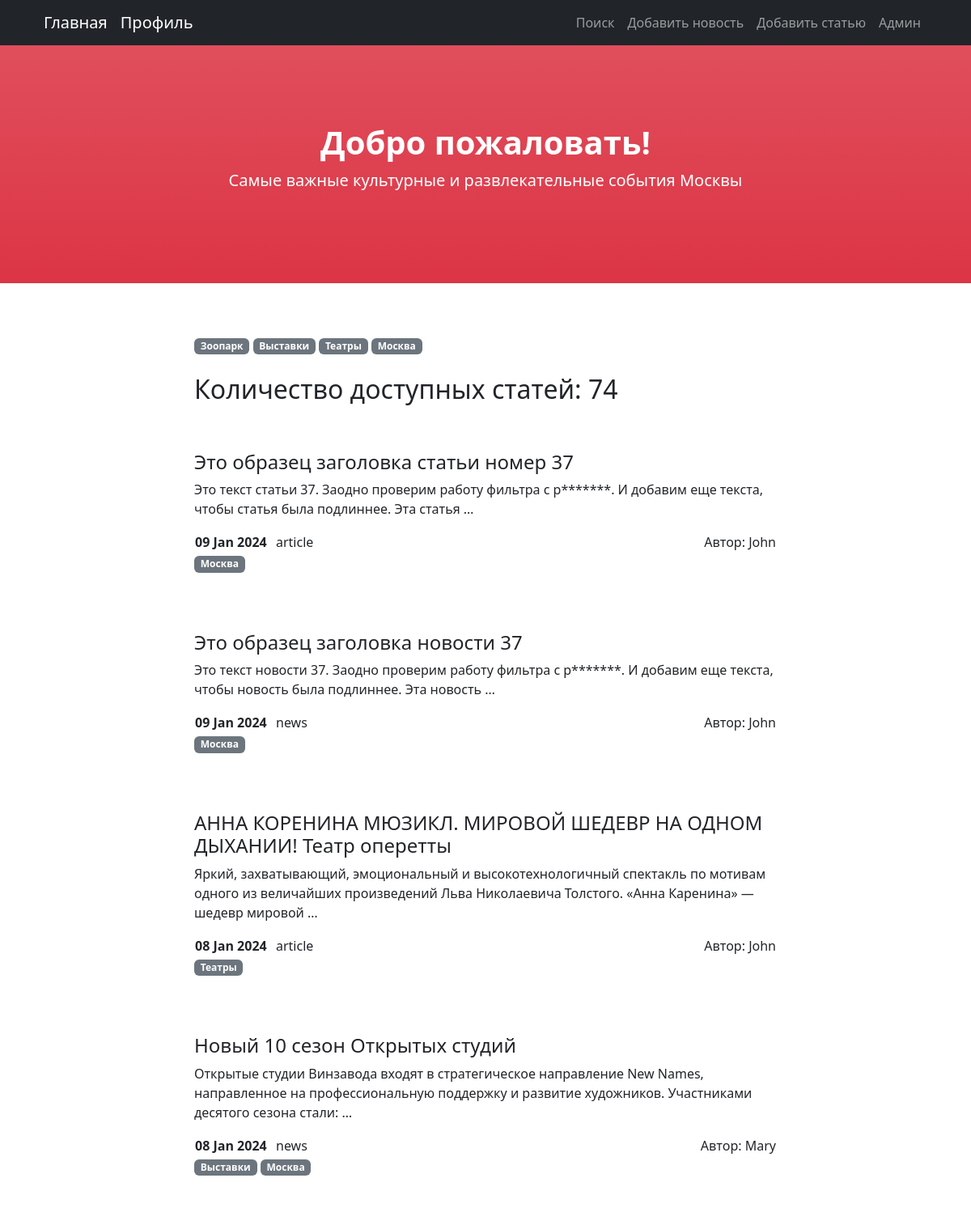
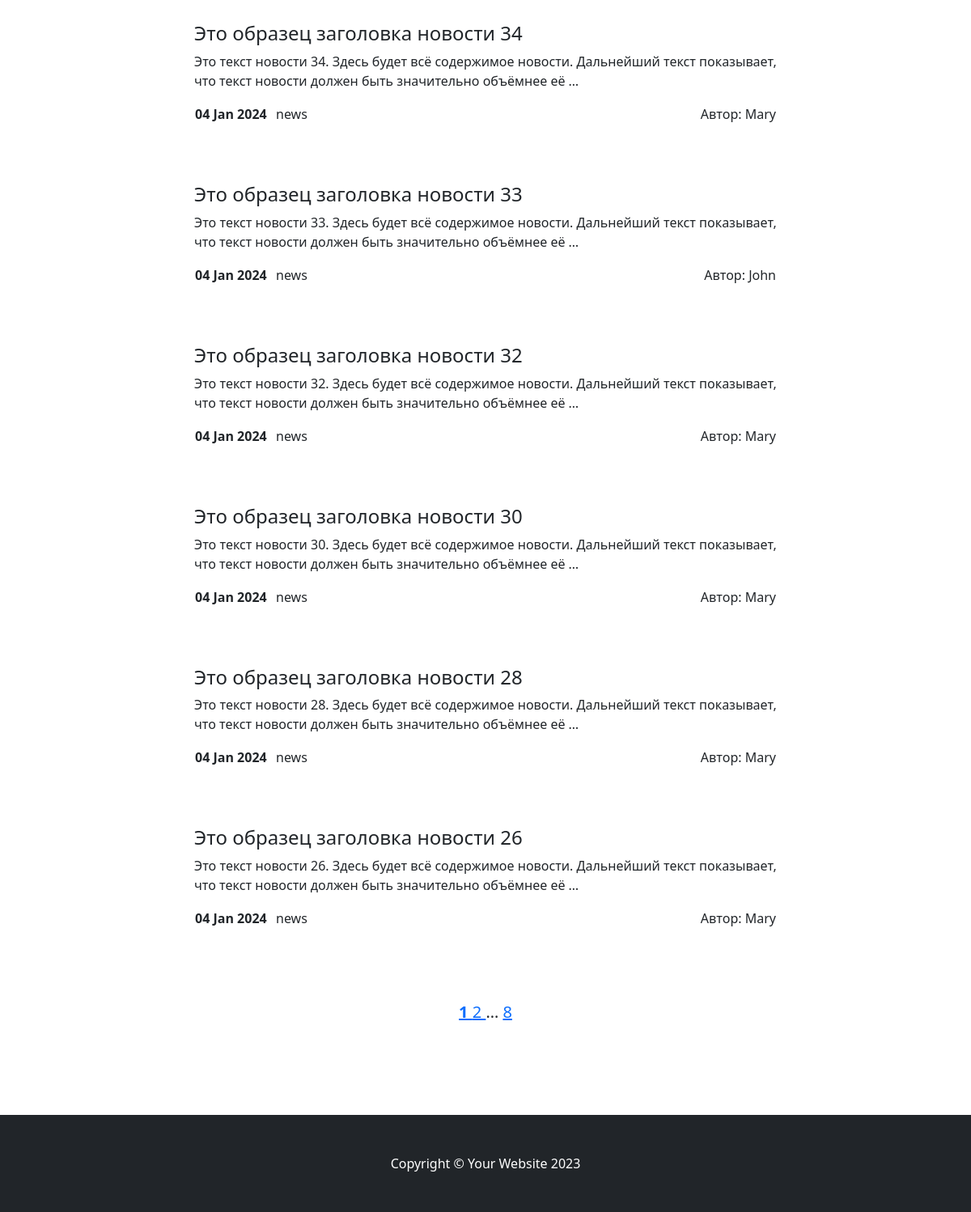
The page /news/ on the database as committed earlier (2 pictures, top to bottom).
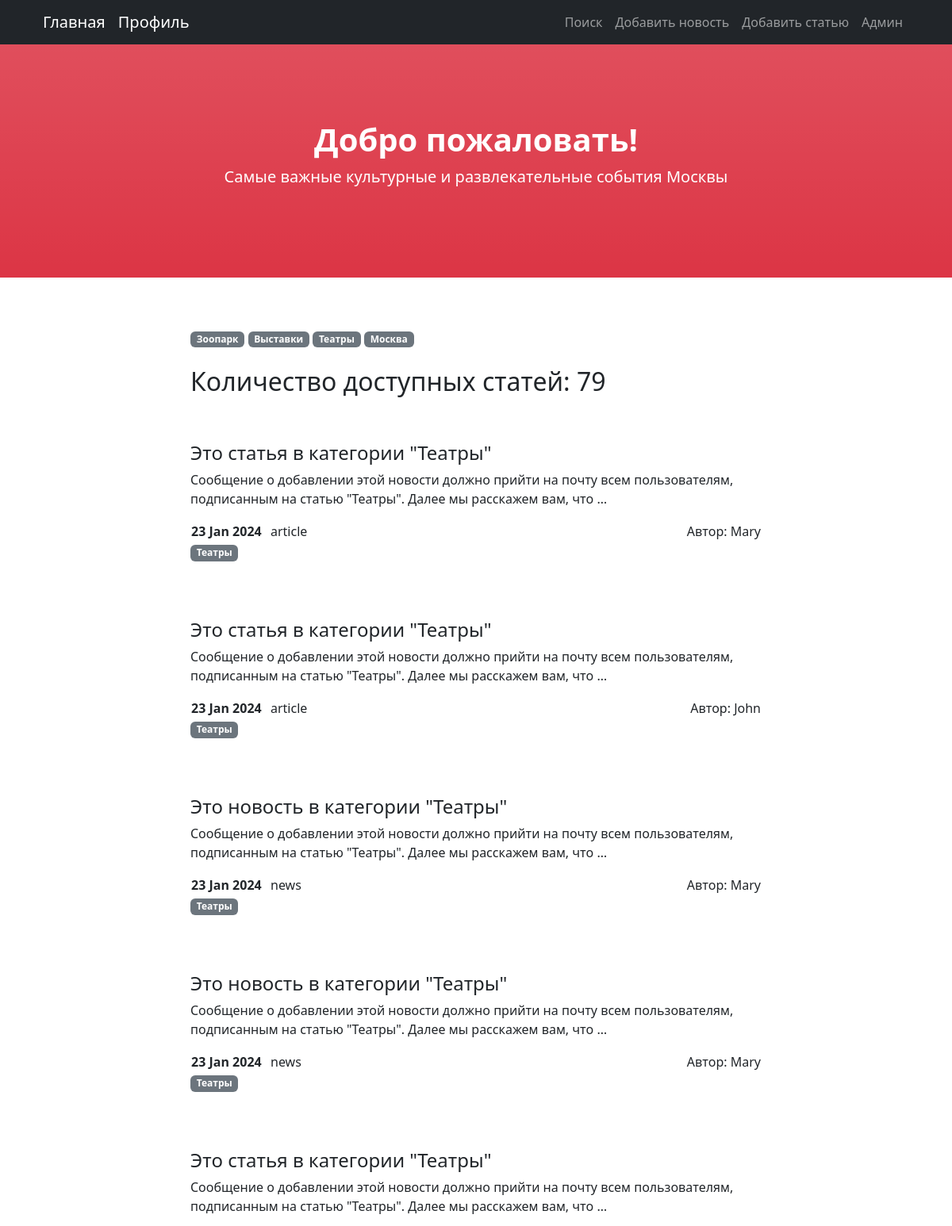
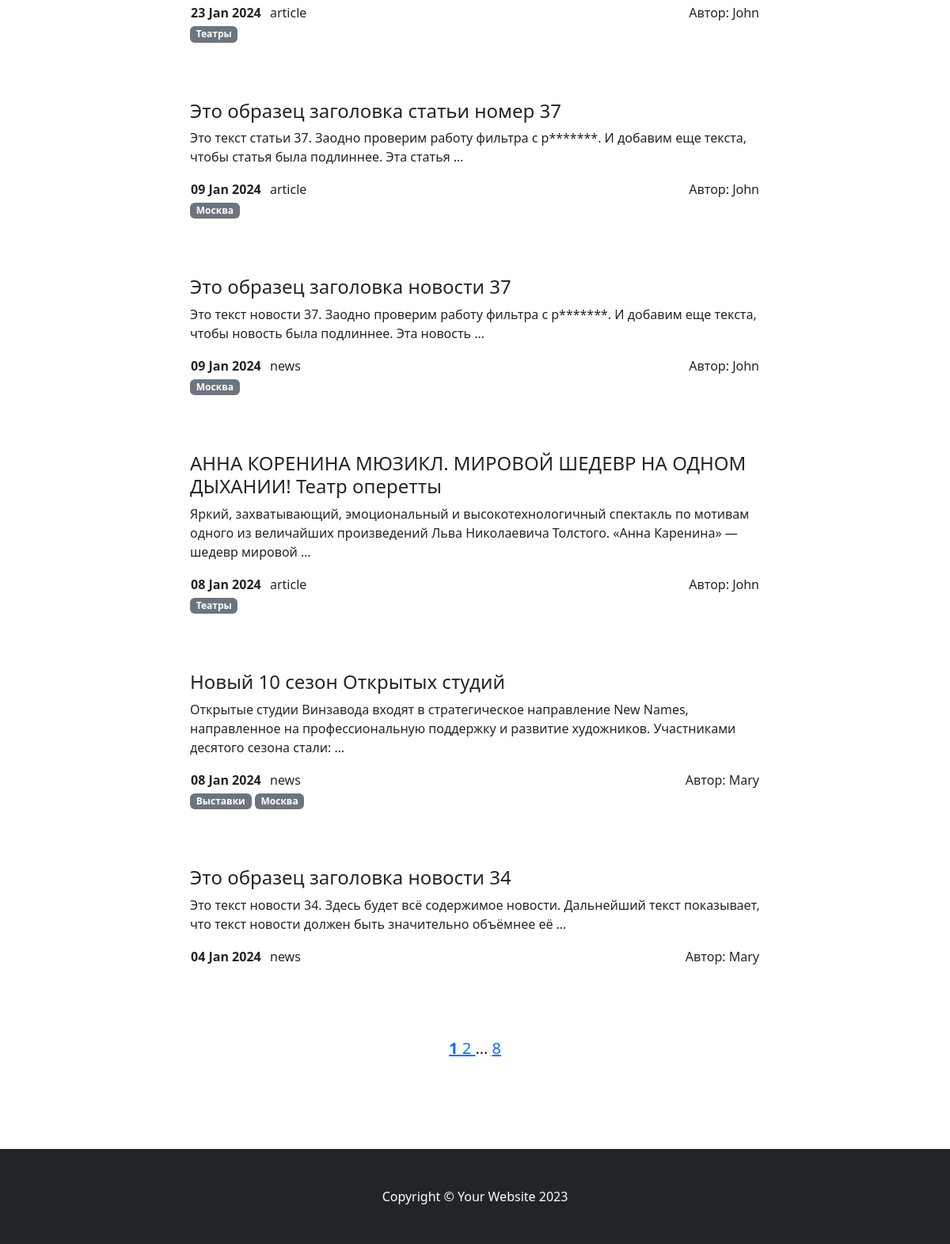
The same page on the database as committed later (2 pictures, top to bottom).
### News/models.py (models this page shows, shortened)
class Category(models.Model):
    name = models.CharField(max_length=150, unique=True)
    subscribers = models.ManyToManyField(User, blank=True, related_name='categories')
    def __str__(self):
        return self.name

class Post(models.Model):
    PREVIEW_LENGTH = 124
    news = 'NE'
    article = 'AR'
    ITEM_TYPE = [(news, 'news'),
                 (article, 'article')]
    type = models.CharField(max_length=2, choices=ITEM_TYPE, default=news)
    add_date = models.DateTimeField(auto_now_add=True)
    title = models.CharField(max_length=150)
    content = models.TextField()
    rating = models.IntegerField(default=0)
    author = models.ForeignKey(Author, on_delete=models.PROTECT)
    category = models.ManyToManyField(Category, through='PostCategory', related_name='posts_categories')
    def get_categories(self):
        cat_qs = self.category.all()
        return cat_qs

class Author(models.Model):
    rating = models.IntegerField(default=0)
    user = models.OneToOneField(User, on_delete=models.CASCADE)
    def __str__(self):
        return self.user.username

### News/views.py (the view)
# urls.py: path('', cache_page(60)(PostList.as_view()), name='post_list'),
class PostList(ListView):
    model = Post
    ordering = '-add_date'
    template_name = 'news.html'
    context_object_name = 'page_list'
    paginate_by = 10
    extra_context = {'posts': Post.objects.all()}
    def get_context_data(self, *, object_list=None, **kwargs):
        context = super().get_context_data(**kwargs)
        page = context['page_obj']
        context['all_categories'] = Category.objects.all()
        context['paginator_range'] = page.paginator.get_elided_page_range(
            page.number, on_each_side=1, on_ends=1)
        return context

### News/templatetags/custom_filters.py (called while the page is built)
def censor_repl(word: (re.Match, str)) -> (re.Match, str):
    if isinstance(word, re.Match):
        return word.group()[0] + '*' * (word.end() - word.start() - 1)
    elif isinstance(word, str):
        return word[0] + '*' * (len(word) - 1)
    else:
        raise CensorException('Filter can work only with str format')

@register.filter()
def censor(value: str) -> str:
    try:
        if not isinstance(value, str):
            raise CensorException('Filter can work only with str format')
        pattern = re.compile(fr"\b{BAD_WORD}[а-я]{{0,5}}\b", re.IGNORECASE)
        result = re.sub(pattern, censor_repl, value)
        return result
    except CensorException as error:
        print(error)
        pass

### News/templatetags/custom_tags.py (called while the page is built)
@register.simple_tag(takes_context=True)
def url_replace(context, **kwargs):
    d = context['request'].GET.copy()
    for k, v in kwargs.items():
        d[k] = v
    return d.urlencode()

### templates/news.html (shortened to what this page needs)
{% extends 'flatpages/default.html' %}
{% load custom_filters %}
{% block content %}
    {% load cache %}
    {% cache 600 categories_badges %}
        <div>
            {% for category in all_categories %}
                <a style="text-decoration: none" href="{% url 'categories' category.id %}">
                    <span class="badge text-bg-secondary">{{ category }}</span>
                </a>
            {% endfor %}
        </div>
    {% endcache %}
    <br>
    <h2>Количество доступных статей: {{ page_obj.paginator.count }}</h2>
    <br><br>
    {% if posts %}
        {% for post in page_obj %}
            <h4><a class="nav-link" href="/news/{{ post.pk }}">{{ post.title|censor }}</a></h4>
            <p>{{ post.content|truncatewords:20|censor }}</p>
            <table width="100%">
                <tr>
                    <td width="100"><b>{{ post.add_date|date:'d M Y' }}</b></td>
                    <td>{{ post.get_type_display }}</td>
                    <td align="right">Автор: {{ post.author }}</td>
                </tr>
            </table>
        <div>
            {% for category in post.get_categories %}
                <a style="text-decoration: none" href="{% url 'categories' category.id %}">
                    <span class="badge text-bg-secondary">{{ category }}</span>
                </a>
            {% endfor %}
        </div>
        <br><br><br>
        {% endfor %}
    {% else %}
        <h3>Извините, новостей сейчас нет!</h3>
    {% endif %}
{% endblock content %}

Rows that differ between the two databases and show on the page:
no longer on this page (row unchanged): Post: title|censor "Это образец заголовка новости 33", content|censor "Это текст новости 33. Здесь будет всё содержимое новости. Дальнейший текст показывает, что текст новости должен быть значительно объёмнее её …", add_date "04 Jan 2024", type "news", author "John"
no longer on this page (row unchanged): Post: title|censor "Это образец заголовка новости 32", content|censor "Это текст новости 32. Здесь будет всё содержимое новости. Дальнейший текст показывает, что текст новости должен быть значительно объёмнее её …", add_date "04 Jan 2024", type "news", author "Mary"
no longer on this page (row unchanged): Post: title|censor "Это образец заголовка новости 30", content|censor "Это текст новости 30. Здесь будет всё содержимое новости. Дальнейший текст показывает, что текст новости должен быть значительно объёмнее её …", add_date "04 Jan 2024", type "news", author "Mary"
no longer on this page (row unchanged): Post: title|censor "Это образец заголовка новости 28", content|censor "Это текст новости 28. Здесь будет всё содержимое новости. Дальнейший текст показывает, что текст новости должен быть значительно объёмнее её …", add_date "04 Jan 2024", type "news", author "Mary"
no longer on this page (row unchanged): Post: title|censor "Это образец заголовка новости 26", content|censor "Это текст новости 26. Здесь будет всё содержимое новости. Дальнейший текст показывает, что текст новости должен быть значительно объёмнее её …", add_date "04 Jan 2024", type "news", author "Mary"
added Post: title|censor "Это статья в категории \"Театры\"", content|censor "Сообщение о добавлении этой новости должно прийти на почту всем пользователям, подписанным на статью \"Театры\". Далее мы расскажем вам, что …", add_date "23 Jan 2024", type "article", author "Mary", Category (name "Театры")
added Post: title|censor "Это статья в категории \"Театры\"", content|censor "Сообщение о добавлении этой новости должно прийти на почту всем пользователям, подписанным на статью \"Театры\". Далее мы расскажем вам, что …", add_date "23 Jan 2024", type "article", author "John", Category (name "Театры")
added Post: title|censor "Это новость в категории \"Театры\"", content|censor "Сообщение о добавлении этой новости должно прийти на почту всем пользователям, подписанным на статью \"Театры\". Далее мы расскажем вам, что …", add_date "23 Jan 2024", type "news", author "Mary", Category (name "Театры")
added Post: title|censor "Это новость в категории \"Театры\"", content|censor "Сообщение о добавлении этой новости должно прийти на почту всем пользователям, подписанным на статью \"Театры\". Далее мы расскажем вам, что …", add_date "23 Jan 2024", type "news", author "Mary", Category (name "Театры")
added Post: title|censor "Это статья в категории \"Театры\"", content|censor "Сообщение о добавлении этой новости должно прийти на почту всем пользователям, подписанным на статью \"Театры\". Далее мы расскажем вам, что …", add_date "23 Jan 2024", type "article", author "John", Category (name "Театры")
Other text that changed with them:
{{ page_obj.paginator.count }}: "74" → "79"
